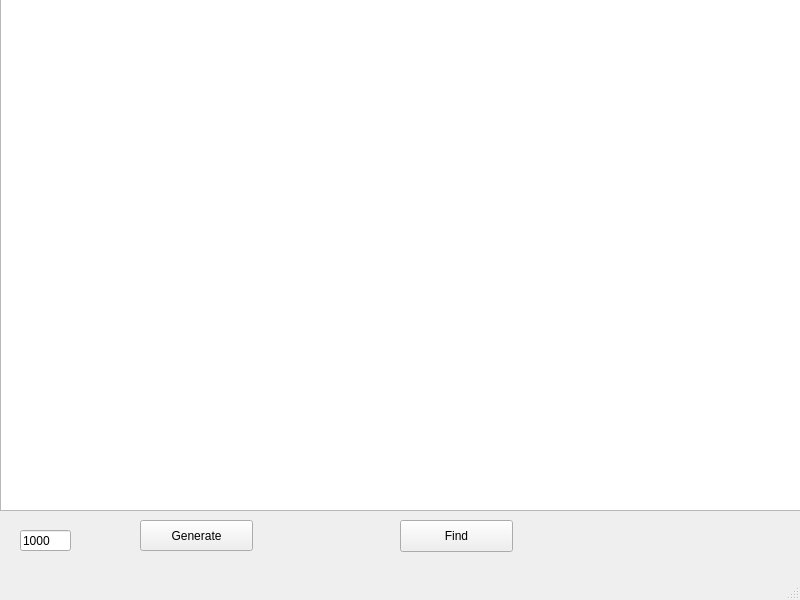
<?xml version="1.0" encoding="UTF-8"?>
<ui version="4.0">
 <class>MainWindow</class>
 <widget class="QMainWindow" name="MainWindow">
  <property name="geometry">
   <rect>
    <x>0</x>
    <y>0</y>
    <width>800</width>
    <height>600</height>
   </rect>
  </property>
  <property name="windowTitle">
   <string>MainWindow</string>
  </property>
  <widget class="QWidget" name="centralwidget">
   <widget class="QGraphicsView" name="graphicsView">
    <property name="geometry">
     <rect>
      <x>0</x>
      <y>-20</y>
      <width>801</width>
      <height>531</height>
     </rect>
    </property>
    <property name="verticalScrollBarPolicy">
     <enum>Qt::ScrollBarAlwaysOff</enum>
    </property>
    <property name="horizontalScrollBarPolicy">
     <enum>Qt::ScrollBarAlwaysOff</enum>
    </property>
   </widget>
   <widget class="QPushButton" name="pushButton">
    <property name="geometry">
     <rect>
      <x>140</x>
      <y>520</y>
      <width>113</width>
      <height>31</height>
     </rect>
    </property>
    <property name="text">
     <string>Generate</string>
    </property>
   </widget>
   <widget class="QPushButton" name="pushButton_2">
    <property name="geometry">
     <rect>
      <x>400</x>
      <y>520</y>
      <width>113</width>
      <height>32</height>
     </rect>
    </property>
    <property name="text">
     <string>Find</string>
    </property>
   </widget>
   <widget class="QLineEdit" name="lineEdit">
    <property name="geometry">
     <rect>
      <x>20</x>
      <y>530</y>
      <width>51</width>
      <height>21</height>
     </rect>
    </property>
    <property name="text">
     <string>1000</string>
    </property>
    <property name="placeholderText">
     <string/>
    </property>
   </widget>
  </widget>
  <widget class="QMenuBar" name="menubar">
   <property name="geometry">
    <rect>
     <x>0</x>
     <y>0</y>
     <width>800</width>
     <height>21</height>
    </rect>
   </property>
  </widget>
  <widget class="QStatusBar" name="statusbar"/>
 </widget>
 <resources/>
 <connections/>
</ui>
